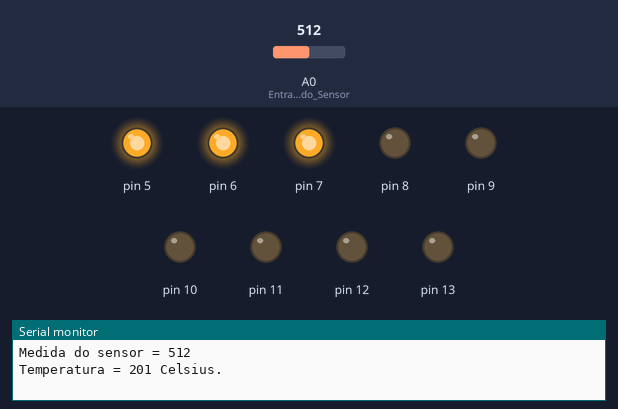
Bench run of a sketch on a simulated Arduino Uno, built with avr-gcc and run on an emulated ATmega328P. Shown: output pins drawn as LEDs (lit = HIGH), the last lines printed to the serial monitor. Inputs (shaded band) come from the test bench; at power-on: A0 (Entrada_do_Sensor) = 512.

Above: at 1.2 s.
1.3 s: A0 (Entrada_do_Sensor) set to 262
3.2 s: A0 (Entrada_do_Sensor) set to 234
At 5.2 s:
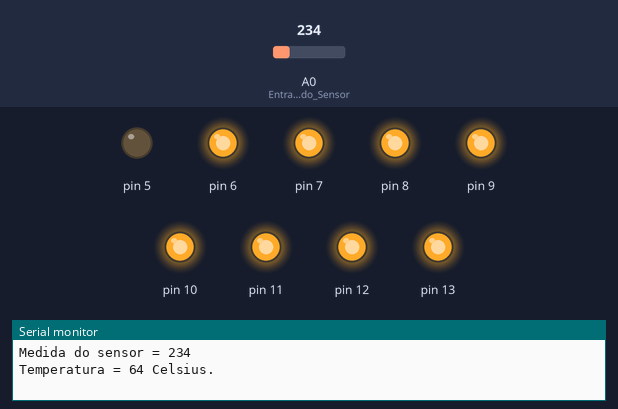
5.5 s: A0 (Entrada_do_Sensor) set to 122
At 6.9 s:
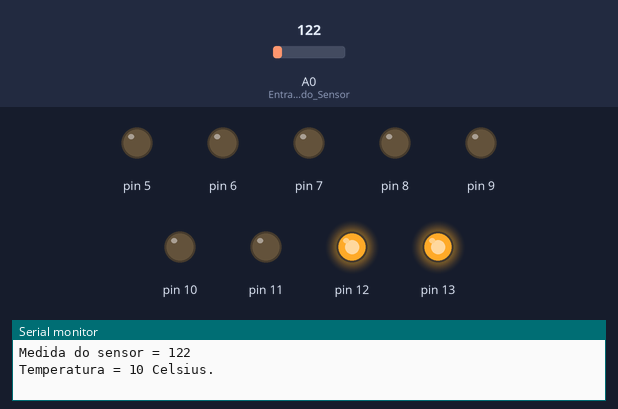
7.5 s: A0 (Entrada_do_Sensor) set to 95
At 8.5 s:
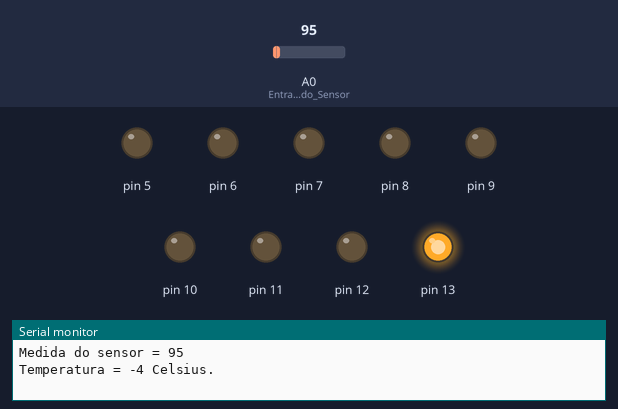
9.5 s: A0 (Entrada_do_Sensor) set to 306
At 11.2 s:
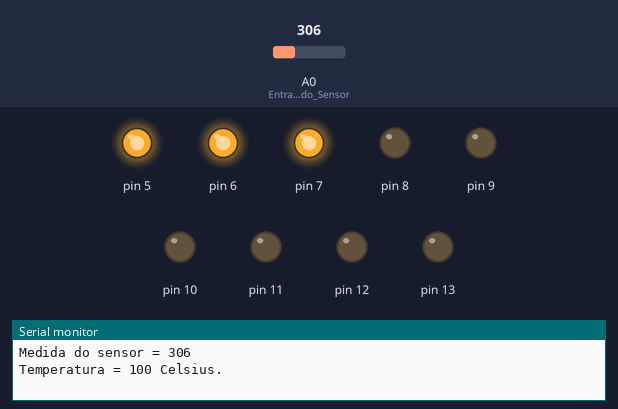
11.5 s: A0 (Entrada_do_Sensor) set to 60
At 12.9 s:
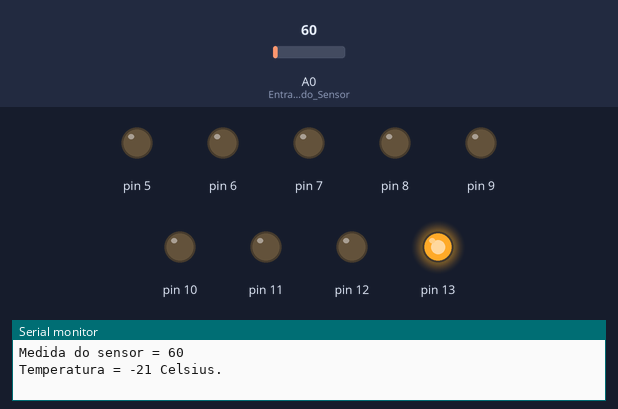
Timing chart, 0 to 14.5 s (numbered marks = the images above; inputs shaded):
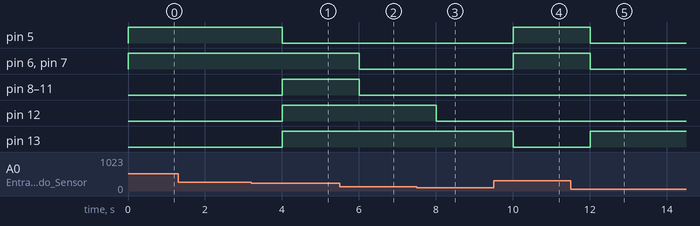

Measured:
- the behaviour switches between 247 and 246 on A0 (Entrada_do_Sensor) (found by bisection; images 0 and 1)
- the behaviour switches between 104 and 103 on A0 (Entrada_do_Sensor) (found by bisection; images 2 and 3)
- after the input at 3.2 s, pin 5: HIGH → LOW after 0.81 s; pin 8–13: LOW → HIGH after 0.81 s
- after the input at 5.5 s, pin 6–11: HIGH → LOW after 0.51 s
- after the input at 7.5 s, pin 12: HIGH → LOW after 0.51 s
- after the input at 9.5 s, pin 5–7: LOW → HIGH after 0.51 s; pin 13: HIGH → LOW after 0.51 s
- after the input at 11.5 s, pin 5–7: HIGH → LOW after 0.51 s; pin 13: LOW → HIGH after 0.51 s

The sketch:

arduino_sensor-temp.ino
```cpp
// C++ code
int val_sensor = 0;
int val_celsius = 0;

void setup()
{
  pinMode(A0, INPUT); // Entrada do Sensor
  Serial.begin(9600);
  pinMode(5, OUTPUT);
  pinMode(6, OUTPUT);
  pinMode(7, OUTPUT);
  pinMode(8, OUTPUT);
  pinMode(9, OUTPUT);
  pinMode(10, OUTPUT);
  pinMode(11, OUTPUT);
  pinMode(12, OUTPUT);
  pinMode(13, OUTPUT);
}

void loop()
{
  // Medir  a Temperatura em Celsius
  val_sensor = analogRead(A0);
  val_celsius = map(((analogRead(A0) - 20) * 3.04), 0, 1023, -40, 125);

  Serial.print("Medida do sensor = ");
  Serial.print(val_sensor);
  Serial.print("\nTemperatura = ");
  Serial.print(val_celsius);
  Serial.println(" Celsius. ");
  Serial.println("     ");

  if (val_celsius <= 0) {
    digitalWrite(5, LOW);
    digitalWrite(6, LOW);
    digitalWrite(7, LOW);
    digitalWrite(8, LOW);
    digitalWrite(9, LOW);
    digitalWrite(10, LOW);
    digitalWrite(11, LOW);
    digitalWrite(12, LOW);
    digitalWrite(13, HIGH);
  } else if (val_celsius > 0 && val_celsius <= 10) {
    digitalWrite(5, LOW);
    digitalWrite(6, LOW);
    digitalWrite(7, LOW);
    digitalWrite(8, LOW);
    digitalWrite(9, LOW);
    digitalWrite(10, LOW);
    digitalWrite(11, LOW);
    digitalWrite(12, HIGH);
    digitalWrite(13, HIGH);
  } else if (val_celsius > 10 && val_celsius <= 20) {
    digitalWrite(5, LOW);
    digitalWrite(6, LOW);
    digitalWrite(7, LOW);
    digitalWrite(8, LOW);
    digitalWrite(9, LOW);
    digitalWrite(10, LOW);
    digitalWrite(11, HIGH);
    digitalWrite(12, HIGH);
    digitalWrite(13, HIGH);
  } else if (val_celsius > 20 && val_celsius <= 30) {
    digitalWrite(5, LOW);
    digitalWrite(6, LOW);
    digitalWrite(7, LOW);
    digitalWrite(8, LOW);
    digitalWrite(9, LOW);
    digitalWrite(10, HIGH);
    digitalWrite(11, HIGH);
    digitalWrite(12, HIGH);
    digitalWrite(13, HIGH);
  } else if (val_celsius > 30 && val_celsius <= 40) {
    digitalWrite(5, LOW);
    digitalWrite(6, LOW);
    digitalWrite(7, LOW);
    digitalWrite(8, LOW);
    digitalWrite(9, HIGH);
    digitalWrite(10, HIGH);
    digitalWrite(11, HIGH);
    digitalWrite(12, HIGH);
    digitalWrite(13, HIGH);
  } else if (val_celsius > 40 && val_celsius <= 50) {
    digitalWrite(5, LOW);
    digitalWrite(6, LOW);
    digitalWrite(7, LOW);
    digitalWrite(8, HIGH);
    digitalWrite(9, HIGH);
    digitalWrite(10, HIGH);
    digitalWrite(11, HIGH);
    digitalWrite(12, HIGH);
    digitalWrite(13, HIGH);
  } else if (val_celsius > 50 && val_celsius <= 60) {
    digitalWrite(5, LOW);
    digitalWrite(6, LOW);
    digitalWrite(7, HIGH);
    digitalWrite(8, HIGH);
    digitalWrite(9, HIGH);
    digitalWrite(10, HIGH);
    digitalWrite(11, HIGH);
    digitalWrite(12, HIGH);
    digitalWrite(13, HIGH);
  } else if (val_celsius > 60 && val_celsius <= 70) {
    digitalWrite(5, LOW);
    digitalWrite(6, HIGH);
    digitalWrite(7, HIGH);
    digitalWrite(8, HIGH);
    digitalWrite(9, HIGH);
    digitalWrite(10, HIGH);
    digitalWrite(11, HIGH);
    digitalWrite(12, HIGH);
    digitalWrite(13, HIGH);
  } else {
    digitalWrite(5, HIGH);
    digitalWrite(6, HIGH);
    digitalWrite(7, HIGH);
    digitalWrite(8, LOW);
    digitalWrite(9, LOW);
    digitalWrite(10, LOW);
    digitalWrite(11, LOW);
    digitalWrite(12, LOW);
    digitalWrite(13, LOW);
  }
  delay(1000); // Aplicar um segundo de espera entre medições
}
```
